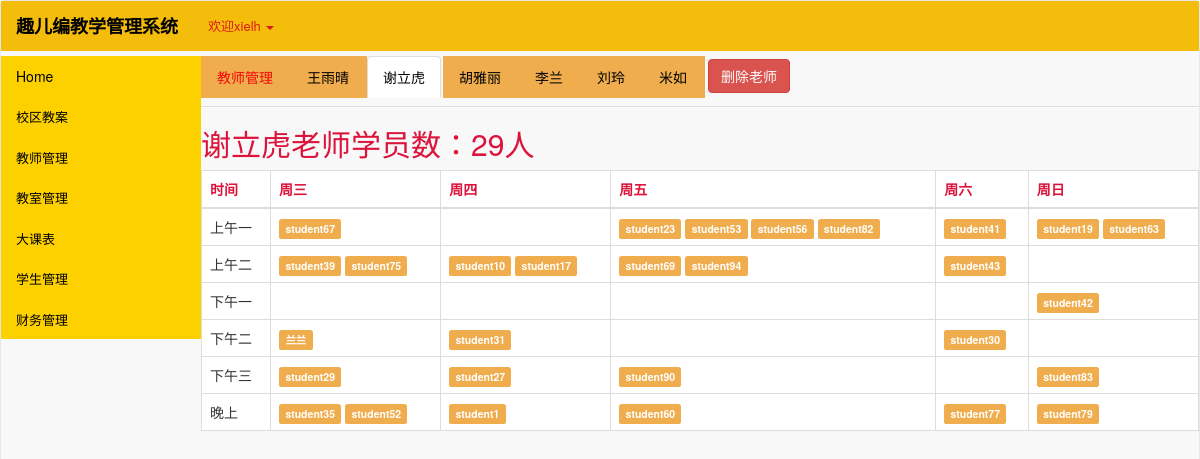
Page /teacher/2/ (signed in) on the committed database.
### mainqeb/models.py (models this page shows, shortened)
class Teacher(models.Model):
    name=models.CharField(max_length=10,default=' ')
    curriculum=models.ManyToManyField(Curriculum,verbose_name='课程',default=' ',blank=True, null=True)
    imgae=models.ImageField('照片',upload_to='img/',blank=True, null=True)
    Number_of_classes=models.IntegerField(default=0)
    month=models.IntegerField(default=10)

class Student(models.Model):
    SEX_G=(
        ('男','男生'),
        ('女','女生')
    )
    name=models.CharField(max_length=10)  # 名字，学号，年纪，姓别，上课时间，所在教室，课程，对应老师
    age=models.IntegerField()
    gender=models.CharField(max_length=2,choices=SEX_G)
    time=models.ForeignKey(Time,related_name='students',on_delete=models.CASCADE)
    classroom=models.ForeignKey(Classroom,related_name='students',on_delete=models.CASCADE)
    curriculum=models.ForeignKey(Curriculum,related_name='students',on_delete=models.CASCADE)
    teacher=models.ForeignKey(Teacher,related_name='students',on_delete=models.CASCADE)
    Remaining_lesson_J=models.IntegerField(default=0)

### mainqeb/views.py (the view)
    def wrapper(*args,**kwargs):
        if not args[0].session.get('is_login'):
            return redirect('sign_in')
        return func(*args,**kwargs)

### mainqeb/views.py (called while the page is built)
def check_login(func):
    def wrapper(*args,**kwargs):
        if not args[0].session.get('is_login'):
            return redirect('sign_in')
        return func(*args,**kwargs)
    return wrapper

### templates/teacher_example.html (shortened to what this page needs)
{% extends 'base.html' %}
{% block Navigation %}
<div class="carousel slide" id="carousel-176804" style="margin:55px 0;">
<ul class="nav nav-tabs">
    <li style="background-color: rgb(240, 173, 78);"><a href="/teacher" style="font-size: larg;color: rgb(243, 8, 8);">教师管理</a></li>
    {% for teacher_1 in teachers %}
    {%  if teacher.id == teacher_1.id %}
    <li class="active"><a href="/teacher/{{ teacher.id }}" style="color: rgb(0,0,0)">{{ teacher_1.name }}</a></li>
    {% else %}
    <li style="background-color: rgb(240, 173, 78)"><a href="/teacher/{{ teacher_1.id }}" style="color: rgb(0,0,0)">{{ teacher_1.name }}</a></li>
    {% endif %}
    {% endfor %}
    <li style="margin: 3px;">
      <form role="searchs" method="POST" id="searchform" >
                <button type="submit" name="add" class="btn btn-danger ">删除老师</button>
    </form>
  </li>
  </ul>
<h2 style="color: crimson;">{{  teacher.name }}老师学员数：{{ leng }}人</h2>
<table class="table table-bordered" style="background-color: rgb(255, 255, 255);">
  <thead style="color: crimson;">
    <tr>
      <th>时间</th>
      <th>周三</th>
      <th>周四</th>
      <th>周五</th>
      <th>周六</th>
      <th>周日</th>
    </tr>
  </thead>
  <tbody>
    <tr>
      <td>上午一</td>
      <td>
        {% for name in  timetable.0.0 %}
        <span class="label label-warning">{{ name }}</span>
        {% endfor %}
      </td>
      <td>
      </td><td>
        {% for name in  timetable.0.2 %}
        <span class="label label-warning">{{ name }}</span>
        {% endfor %}
      </td><td>
        {% for name in  timetable.0.3 %}
        <span class="label label-warning">{{ name }}</span>
        {% endfor %}
      </td><td>
        {% for name in  timetable.0.4 %}
        <span class="label label-warning">{{ name }}</span>
        {% endfor %}
      </td>
    </tr>
    <tr>
      <td>上午二</td>
      <td>
        {% for name in  timetable.1.0 %}
        <span class="label label-warning">{{ name }}</span>
        {% endfor %}
      </td><td>
        {% for name in  timetable.1.1 %}
        <span class="label label-warning">{{ name }}</span>
        {% endfor %}
      </td><td>
        {% for name in  timetable.1.2 %}
        <span class="label label-warning">{{ name }}</span>
        {% endfor %}
      </td><td>
        {% for name in  timetable.1.3 %}
        <span class="label label-warning">{{ name }}</span>
        {% endfor %}
      </td><td>
      </td>
    </tr>
    <tr>
      <td>下午一</td>
      <td>
      </td><td>
      </td><td>
      </td><td>
      </td><td>
        {% for name in  timetable.2.4 %}
        <span class="label label-warning">{{ name }}</span>
        {% endfor %}
      </td>
    </tr>
    <tr>
      <td>下午二</td>
      <td>
        {% for name in  timetable.3.0 %}
        <span class="label label-warning">{{ name }}</span>
        {% endfor %}
      </td><td>
        {% for name in  timetable.3.1 %}
        <span class="label label-warning">{{ name }}</span>
        {% endfor %}
      </td><td>
      </td><td>
        {% for name in  timetable.3.3 %}
        <span class="label label-warning">{{ name }}</span>
        {% endfor %}
      </td><td>
      </td>
    </tr>
    <tr>
      <td>下午三</td>
      <td>
        {% for name in  timetable.4.0 %}
        <span class="label label-warning">{{ name }}</span>
        {% endfor %}
      </td><td>
        {% for name in  timetable.4.1 %}
        <span class="label label-warning">{{ name }}</span>
        {% endfor %}
      </td><td>
        {% for name in  timetable.4.2 %}
        <span class="label label-warning">{{ name }}</span>
        {% endfor %}
      </td><td>
      </td><td>
        {% for name in  timetable.4.4 %}
        <span class="label label-warning">{{ name }}</span>
        {% endfor %}
      </td>
    </tr>
    <tr>
      <td>晚上</td>
      <td>
        {% for name in  timetable.5.0 %}
        <span class="label label-warning">{{ name }}</span>
        {% endfor %}
      </td><td>
        {% for name in  timetable.5.1 %}
        <span class="label label-warning">{{ name }}</span>
        {% endfor %}
      </td><td>
        {% for name in  timetable.5.2 %}
        <span class="label label-warning">{{ name }}</span>
        {% endfor %}
      </td><td>
        {% for name in  timetable.5.3 %}
        <span class="label label-warning">{{ name }}</span>
        {% endfor %}
      </td><td>
        {% for name in  timetable.5.4 %}
        <span class="label label-warning">{{ name }}</span>
        {% endfor %}
      </td>
    </tr>
  </tbody>
</table>
</div>
{% endblock Navigation %}

### rows in the picture
Teacher: name "王雨晴"
Teacher: name "谢立虎"
Teacher: name "胡雅丽"
Teacher: name "李兰"
Teacher: name "刘玲"
Teacher: name "米如"
Student: 0 "student67"
Student: 2 "student23"
Student: 2 "student53"
Student: 2 "student56"
Student: 2 "student82"
Student: 3 "student41"
Student: 4 "student19"
Student: 4 "student63"
Student: 0 "student39"
Student: 0 "student75"
Student: 1 "student10"
Student: 1 "student17"
Student: 2 "student69"
Student: 2 "student94"
Student: 3 "student43"
Student: 4 "student42"
Student: 0 "兰兰"
Student: 1 "student31"
Student: 3 "student30"
Student: 0 "student29"
Student: 1 "student27"
Student: 2 "student90"
Student: 4 "student83"
Student: 0 "student35"
Student: 0 "student52"
Student: 1 "student1"
Student: 2 "student60"
Student: 3 "student77"
Student: 4 "student79"

### other values in the picture
{{ request.session.user_name }} "xielh"
{{ leng }} "29"
